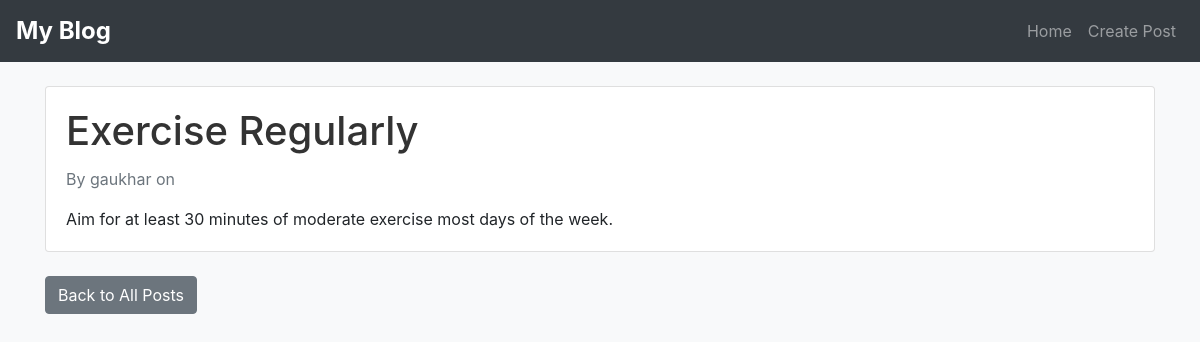
/blog/post/3/, run on the app's committed database.
### blog/models.py (models this page shows, shortened)
class Post(models.Model):
    title = models.CharField(max_length=200)
    content = models.TextField()
    author = models.ForeignKey(User, on_delete=models.CASCADE) # Link to user as author
    published_date = models.DateTimeField(null=True, blank=True)
    categories = models.ManyToManyField(Category, related_name='posts')
    image = models.ImageField(upload_to='posts/', null=True, blank=True)
    objects = models.Manager()
    published = PublishedManager()

### blog/views.py (the view)
# urls.py: path('post/<int:post_id>/', views.post_detail, name='post_detail'),  # URL for viewing a single post
def post_detail(request, post_id):
    post = get_object_or_404(Post, id=post_id)
    return render(request, 'blog/post_detail.html', {'post': post})

### blog/templates/blog/post_detail.html (shortened to what this page needs)
{% extends "blog/base.html" %}
{% block content %}
<div class="card mb-4">
    <div class="card-body">
        <h1 class="card-title">{{ post.title }}</h1>
        <p class="text-muted">By {{ post.author }} on {{ post.published_date|date:"F j, Y" }}</p>
        <div class="card-text">
            {{ post.content }}
        </div>
    </div>
</div>
<a href="{% url 'post_list' %}" class="btn btn-secondary">Back to All Posts</a>
{% endblock %}

### blog/static/blog/styles.css (style rules this page uses)
body { background-color: #f8f9fa; }
h1, h5 { color: #333; }

### data on the page
Post: title "Exercise Regularly", author "gaukhar", content "Aim for at least 30 minutes of moderate exercise most days of the week."
